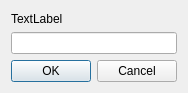
<?xml version="1.0" encoding="UTF-8"?>
<ui version="4.0">
 <class>InputBox</class>
 <widget class="QDialog" name="InputBox">
  <property name="geometry">
   <rect>
    <x>0</x>
    <y>0</y>
    <width>178</width>
    <height>93</height>
   </rect>
  </property>
  <property name="sizePolicy">
   <sizepolicy hsizetype="Expanding" vsizetype="Expanding">
    <horstretch>0</horstretch>
    <verstretch>0</verstretch>
   </sizepolicy>
  </property>
  <property name="minimumSize">
   <size>
    <width>0</width>
    <height>0</height>
   </size>
  </property>
  <property name="windowTitle">
   <string>Dialog</string>
  </property>
  <layout class="QVBoxLayout" name="verticalLayout">
   <item>
    <widget class="QLabel" name="label">
     <property name="text">
      <string>TextLabel</string>
     </property>
    </widget>
   </item>
   <item>
    <widget class="QLineEdit" name="lineEdit"/>
   </item>
   <item>
    <widget class="QDialogButtonBox" name="buttonBox">
     <property name="orientation">
      <enum>Qt::Horizontal</enum>
     </property>
     <property name="standardButtons">
      <set>QDialogButtonBox::Cancel|QDialogButtonBox::Ok</set>
     </property>
    </widget>
   </item>
  </layout>
 </widget>
 <resources/>
 <connections>
  <connection>
   <sender>buttonBox</sender>
   <signal>accepted()</signal>
   <receiver>InputBox</receiver>
   <slot>accept()</slot>
   <hints>
    <hint type="sourcelabel">
     <x>248</x>
     <y>254</y>
    </hint>
    <hint type="destinationlabel">
     <x>157</x>
     <y>274</y>
    </hint>
   </hints>
  </connection>
  <connection>
   <sender>buttonBox</sender>
   <signal>rejected()</signal>
   <receiver>InputBox</receiver>
   <slot>reject()</slot>
   <hints>
    <hint type="sourcelabel">
     <x>316</x>
     <y>260</y>
    </hint>
    <hint type="destinationlabel">
     <x>286</x>
     <y>274</y>
    </hint>
   </hints>
  </connection>
 </connections>
</ui>
